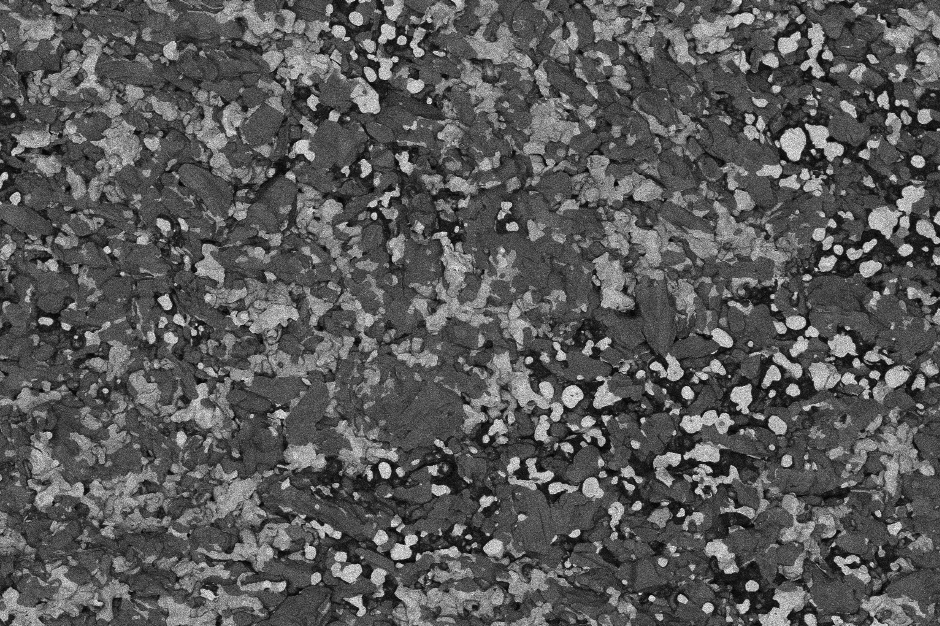
#> input picture images/Picture1cropped.png, 940 x 626 px
$ python New_threshold_tunerPRO.py
#> lines starting #> are read from the running program, lines starting #| are printed output that depends on the picture; after the words box and inside, x2 and y2 are one past the last pixel; in counts of white or black regions, pixels touching at a corner belong together
import matplotlib.pyplot as plt
from matplotlib.widgets import Slider, CheckButtons
from skimage import io, filters, morphology, measure
import numpy as np

# === CONFIG ===
IMAGE_PATH = "../images/Picture1cropped.png"
GAUSSIAN_SIGMA_INIT = 0.5
MIN_OBJECT_SIZE = 1
SCALE_UM_PER_PX = 30 / 145.377

# === LOAD IMAGE ===
image_orig = io.imread(IMAGE_PATH, as_gray=True)
#> image_orig is the input picture: shape (626, 940) float64; min 0, max 0.988, mean 0.347
IMAGE_HEIGHT, IMAGE_WIDTH = image_orig.shape
#> IMAGE_HEIGHT = 626; IMAGE_WIDTH = 940

# === PROCESS ===
def process(thresh, sigma, closing, dilation, fill):
#> called with thresh = 0.5, sigma = 0.5, closing = False, dilation = False, fill = False
    image = filters.gaussian(image_orig, sigma=sigma)
    binary = image < thresh
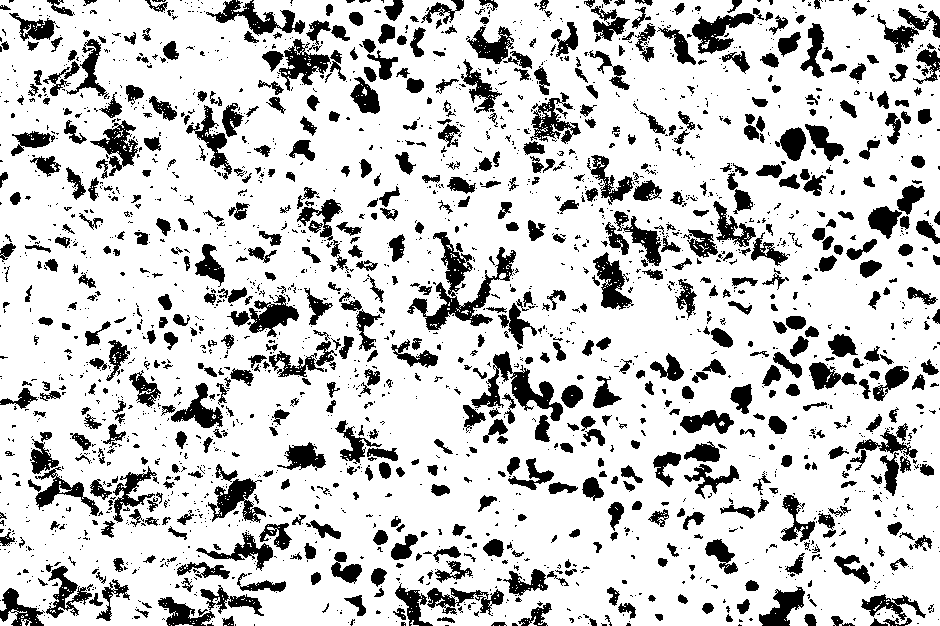
#> binary: shape (626, 940) bool; 80% white; 2379 black regions (1655 under 20 px)

    if closing:
        binary = morphology.closing(binary, morphology.disk(1))
    if dilation:
        binary = morphology.dilation(binary, morphology.disk(1))
    if fill:
        binary = morphology.remove_small_holes(binary, area_threshold=64)

    binary = morphology.remove_small_objects(binary, min_size=MIN_OBJECT_SIZE)
    labeled = measure.label(binary)
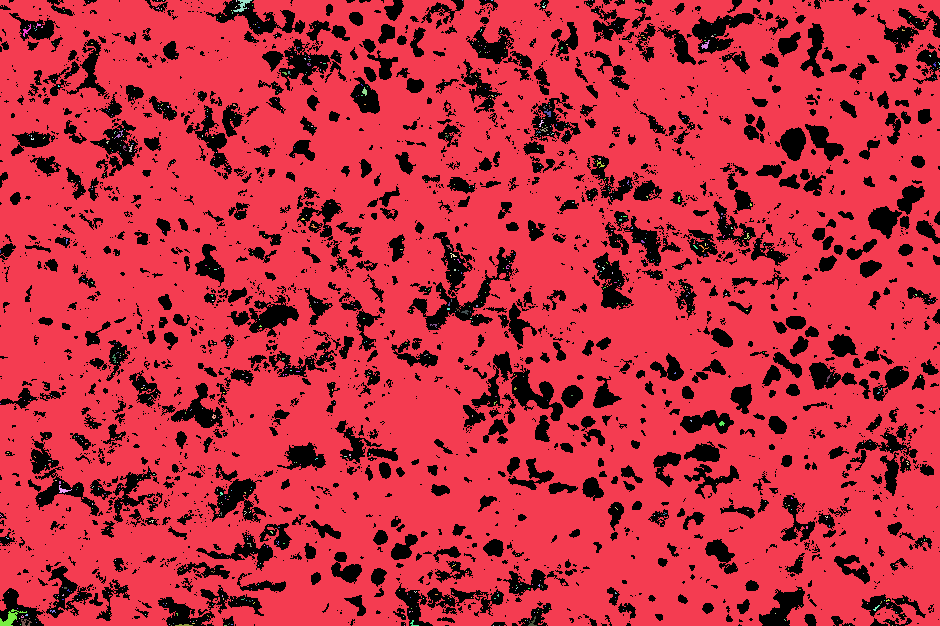
#> labeled: shape (626, 940) int32; 860 distinct labels, from 0 to 859; one colour per label, 0 black
    props = measure.regionprops(labeled)
#> props = 859 regions; largest, box (x1, y1, x2, y2) and area: (0, 0, 940, 626) 468608, (0, 609, 27, 626) 165, (233, 0, 252, 12) 88, (21, 619, 32, 626) 40, (59, 485, 72, 493) 39

    total_pore_area = np.sum([p.area for p in props]) * (SCALE_UM_PER_PX ** 2)
#> total_pore_area = 20052.6
    image_area = IMAGE_WIDTH * IMAGE_HEIGHT * (SCALE_UM_PER_PX ** 2)
#> image_area = 25058.4
    porosity = (total_pore_area / image_area) * 100
#> porosity = 80.02

    return binary, len(props), porosity

# === FIGURE SETUP ===
fig, (ax_img, ax_txt) = plt.subplots(1, 2, figsize=(14, 7), gridspec_kw={'width_ratios': [4, 1]})
plt.subplots_adjust(bottom=0.25)

# Initial process
binary, count, porosity = process(0.5, GAUSSIAN_SIGMA_INIT, False, False, False)
#> count = 859; porosity = 80.02

img_display = ax_img.imshow(binary, cmap="gray")
ax_img.set_title("Pore Segmentation", fontsize=14)
ax_img.axis("off")

text_display = ax_txt.text(0.01, 0.95, "", fontsize=12, va='top', ha='left')
ax_txt.axis("off")

# === SLIDERS ===
thresh_ax = plt.axes([0.25, 0.15, 0.5, 0.03])
sigma_ax = plt.axes([0.25, 0.10, 0.5, 0.03])

thresh_slider = Slider(thresh_ax, "Threshold", 0.0, 1.0, valinit=0.5, valstep=0.005)
sigma_slider = Slider(sigma_ax, "Gaussian σ", 0.0, 3.0, valinit=GAUSSIAN_SIGMA_INIT, valstep=0.1)

# === CHECKBOXES ===
check_ax = plt.axes([0.05, 0.5, 0.15, 0.2])
check = CheckButtons(check_ax, ["Closing", "Dilation", "Fill Holes"], [False, False, False])

# === UPDATE FUNCTION ===
def update(val):
    thresh = thresh_slider.val
    sigma = sigma_slider.val
    closing, dilation, fill = check.get_status()
    binary, count, porosity = process(thresh, sigma, closing, dilation, fill)
#> count = 859; porosity = 80.02
    img_display.set_data(binary)
    ax_img.set_title(f"Threshold = {thresh:.3f}", fontsize=14)
    text_display.set_text(f"Pores: {count}\nPorosity: {porosity:.2f}%")
    fig.canvas.draw_idle()

# Bind updates
thresh_slider.on_changed(update)
sigma_slider.on_changed(update)
check.on_clicked(update)

update(None)
plt.show()
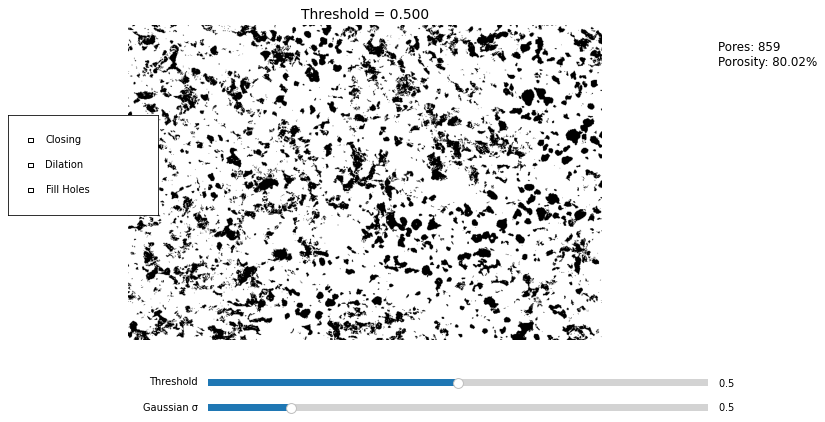
#> figure drawn by matplotlib, 4 panels
